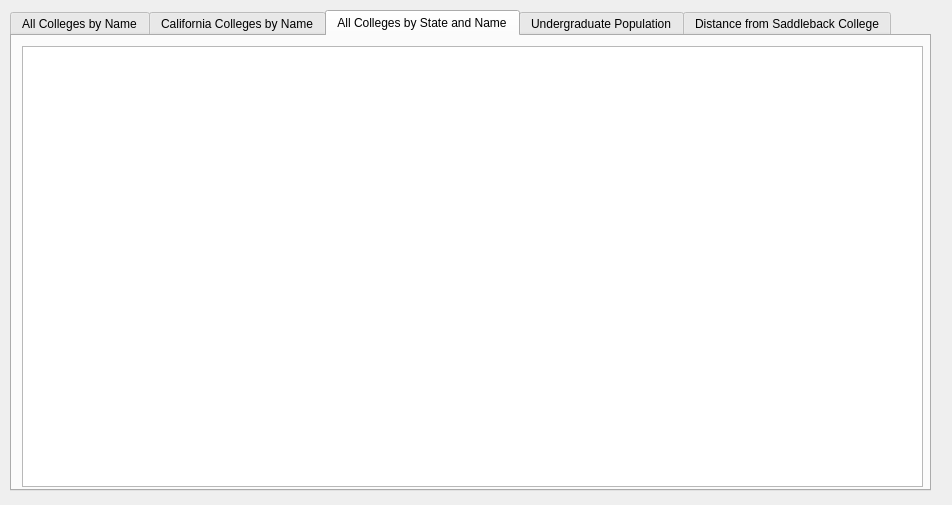
<?xml version="1.0" encoding="UTF-8"?>
<ui version="4.0">
 <class>CollegeList</class>
 <widget class="QDialog" name="CollegeList">
  <property name="geometry">
   <rect>
    <x>0</x>
    <y>0</y>
    <width>952</width>
    <height>505</height>
   </rect>
  </property>
  <property name="windowTitle">
   <string>Dialog</string>
  </property>
  <widget class="QTabWidget" name="tabWidget">
   <property name="geometry">
    <rect>
     <x>10</x>
     <y>10</y>
     <width>921</width>
     <height>481</height>
    </rect>
   </property>
   <property name="tabShape">
    <enum>QTabWidget::Rounded</enum>
   </property>
   <property name="currentIndex">
    <number>2</number>
   </property>
   <widget class="QWidget" name="tab">
    <attribute name="title">
     <string>All Colleges by Name</string>
    </attribute>
    <widget class="QListWidget" name="collegeList">
     <property name="geometry">
      <rect>
       <x>30</x>
       <y>10</y>
       <width>871</width>
       <height>431</height>
      </rect>
     </property>
    </widget>
   </widget>
   <widget class="QWidget" name="tab_2">
    <attribute name="title">
     <string>California Colleges by Name</string>
    </attribute>
    <widget class="QListWidget" name="californiaList">
     <property name="geometry">
      <rect>
       <x>10</x>
       <y>10</y>
       <width>891</width>
       <height>431</height>
      </rect>
     </property>
    </widget>
   </widget>
   <widget class="QWidget" name="tab_3">
    <attribute name="title">
     <string>All Colleges by State and Name</string>
    </attribute>
    <widget class="QListWidget" name="statesWidget">
     <property name="geometry">
      <rect>
       <x>10</x>
       <y>10</y>
       <width>901</width>
       <height>441</height>
      </rect>
     </property>
    </widget>
   </widget>
   <widget class="QWidget" name="tab_4">
    <attribute name="title">
     <string>Undergraduate Population</string>
    </attribute>
    <widget class="QTableWidget" name="undergradTable">
     <property name="geometry">
      <rect>
       <x>10</x>
       <y>10</y>
       <width>901</width>
       <height>431</height>
      </rect>
     </property>
     <property name="sizeAdjustPolicy">
      <enum>QAbstractScrollArea::AdjustToContents</enum>
     </property>
    </widget>
   </widget>
   <widget class="QWidget" name="tab_5">
    <attribute name="title">
     <string>Distance from Saddleback College</string>
    </attribute>
    <widget class="QListWidget" name="saddlebackDistList">
     <property name="geometry">
      <rect>
       <x>10</x>
       <y>10</y>
       <width>891</width>
       <height>431</height>
      </rect>
     </property>
    </widget>
   </widget>
  </widget>
 </widget>
 <resources/>
 <connections/>
</ui>
